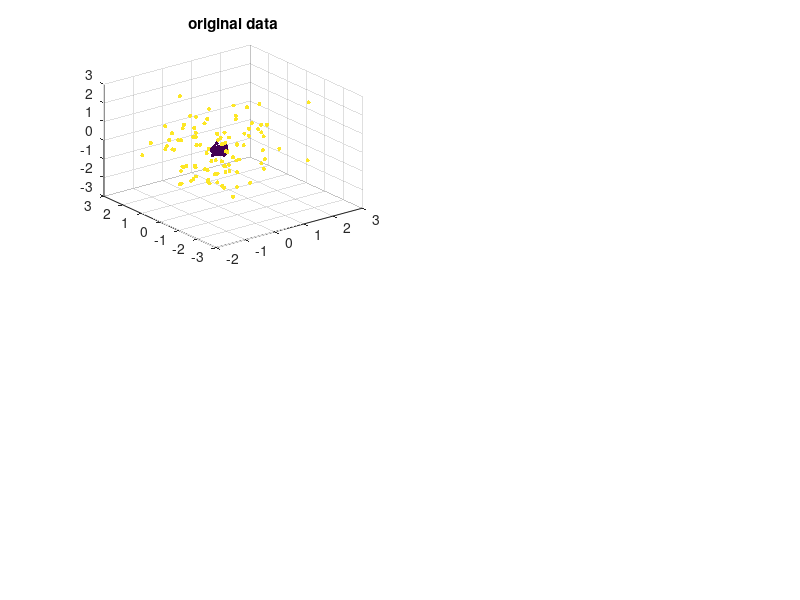

The MATLAB script that drew this image: (Note: this script raises an error after producing the figure.)
%% Run this file to see the results of CPM on a number of examples

% The first seven examples are used to show that CPM can preserve geometric structures of the data

% The last two examples use CPM to reveal the geometric structure of the MNIST and the COIL 20 dataset 
clear all; close all
addpath('drtoolbox')
%% Example 1: enclosing clusters
data = [0.1*randn(100,3);randn(100,3)];%;
C = [ones(100,1); 2*ones(100,1)];
figure(1); title(' enclosing clusters')
subplot(2,2,1);scatter3(data(:,1),data(:,2),data(:,3),9,C,'filled'); title('original data');pause(.1);
pause(1);
ydata = compute_mapping(data,'PCA',2);
subplot(2,2,2); scatter(ydata(:,1),ydata(:,2),9,C,'filled'); title('PCA');pause(.1);
pause(.1);
ydata = compute_mapping(data,'tSNE',2);
subplot(2,2,3); scatter(ydata(:,1),ydata(:,2),9,C,'filled'); title('tSNE');pause(.1);
pause(.1);
ydata = cpm(data,2,0,1000);
subplot(2,2,4); scatter(ydata(:,1),ydata(:,2),9,C,'filled'); title('CPM');
disp('press any key to run the next example')
pause;

%% Example 2: 3 clusters of different sizes and distances
close all;
N = 2^8; % number of points considered
data = [rand(N,20);[rand(N,1)+1.5,rand(N,19)];[rand(N,1)+8,rand(N,19)]];
C = [ones(N,1); 2*ones(N,1); 3*ones(N,1)];
figure(1); title(' 3 clusters of different sizes and distances'); 
subplot(2,2,1);scatter(data(:,1),data(:,2),9,C,'filled'); title('original data:'); pause(.1);
ydata = compute_mapping(data,'PCA',2);
subplot(2,2,2); scatter(ydata(:,1),ydata(:,2),9,C,'filled'); title('PCA'); pause(.1);
ydata = compute_mapping(data,'tSNE',2);
subplot(2,2,3); scatter(ydata(:,1),ydata(:,2),9,C,'filled'); title('tSNE'); pause(.1);
ydata = cpm(data,2,0,1000);
subplot(2,2,4); scatter(ydata(:,1),ydata(:,2),9,C,'filled'); title('CPM');
disp('press any key to run the next example')
pause;
%% Example 3: interlacing circles
close all;
t = 2*pi*randn(N,1);
x = cos(t)+randn(N,1)*0.1; y = sin(t)+randn(N,1)*0.1;
data = [x,y];
x =  cos(t)+randn(N,1)*0.1+0.5;  y = sin(t)+randn(N,1)*0.1;
data = [data,zeros(N,1);zeros(N,1),x,y];
C = [ones(N,1); 2*ones(N,1)];
figure(1);  title('interlacing circles')
subplot(2,2,1);scatter3(data(:,1),data(:,2),data(:,3),9,C,'filled'); title('original data'); pause(.1);
ydata = compute_mapping(data,'PCA',2);
subplot(2,2,2); scatter(ydata(:,1),ydata(:,2),9,C,'filled'); title('PCA');pause(.1);

ydata = compute_mapping(data,'tSNE',2);
subplot(2,2,3); scatter(ydata(:,1),ydata(:,2),9,C,'filled'); title('tSNE'); pause(.1);
ydata = cpm(data,2,0,1000);
subplot(2,2,4); scatter(ydata(:,1),ydata(:,2),9,C,'filled'); title('CPM');
disp('press any key to run the next example')
pause;


%% Example 4:three clusters connected by a line.
clear all
close all
p=20;
data = [randn(200,p);randn(200,p)+3/sqrt(p);[0:1:199]'*1/sqrt(p)*ones(1,p)];
data = [data; 3*randn(400,p)+100/sqrt(p)];

C=[ones(200,1);ones(200,1)*2;ones(200,1)*3;ones(400,1)*4];
figure(1); title('Two clusters connected by a line')
subplot(2,2,1);scatter3(data(:,1),data(:,2),data(:,3),9,C,'filled'); title('data: three clusters connected by a line, first 3 dims'); pause(.1);
ydata = compute_mapping(data,'PCA',2);
subplot(2,2,2); scatter(ydata(:,1),ydata(:,2),9,C,'filled'); title('PCA');pause(.1);
ydata = compute_mapping(data,'tSNE',2);
subplot(2,2,3); scatter(ydata(:,1),ydata(:,2),9,C,'filled'); title('tSNE');pause(.1);
ydata = cpm(data,2,0,1000);
subplot(2,2,4); scatter(ydata(:,1),ydata(:,2),9,C,'filled'); title('CPM');
disp('press any key to run the next example')
pause;

%% Example 5: augmented swiss roll
close all
N = 2^10; % number of points considered
t = rand(1,N);
t = sort(2*pi*sqrt(t))'; 
z = 4*pi*rand(N,1); % random heights
x = (t+.1).*cos(t);
y = (t+.1).*sin(t);
w = .5*pi*randn(N,1);
data = [x,y,z,w,randn(N,1)*6,randn(N,1)*6];
%data = data + randn(size(data));
C = ind2rgb(uint8(256*(t.^2+1)/max(t.^2+1)),jet(256));
C = squeeze(C);

figure(1); 
subplot(2,2,1);scatter3(data(:,1),data(:,2),data(:,3),9,C,'filled'); title('data: augmented swiss roll'); pause(.1);
ydata = compute_mapping(data,'Isomap',2);
subplot(2,2,2); scatter(ydata(:,1),ydata(:,2),9,C,'filled'); title('Isomap');pause(.1);
ydata = compute_mapping(data,'tSNE',2);
subplot(2,2,3); scatter(ydata(:,1),ydata(:,2),9,C,'filled'); title('tSNE');pause(.1);
ydata = cpm(data,2,1,1000);
subplot(2,2,4); scatter(ydata(:,1),ydata(:,2),9,C,'filled'); title('CPM');
disp('press any key to run the next example')
pause;

%% Example 6: enclosing balls
clear all
close all
n = 20;
N = 1000;
data=randn(N,n);
X1 = data;
d = sqrt(diag(X1*X1'));
r = prctile(sort(d),30);
    for i=1:size(data,1)
    if norm(data(i,:))<r
        C(i) = 1;
    else
        C(i) = 2;
    end
    end
figure(1);
subplot(2,2,1);scatter3(data(:,1),data(:,2),data(:,3),9,C,'filled'); title(' non-overlapping ball and shell: first three dimensions'); pause(.1);
ydata = compute_mapping(data,'PCA',2);
subplot(2,2,2); scatter(ydata(:,1),ydata(:,2),9,C,'filled'); title('PCA');pause(.1);
ydata = compute_mapping(data,'tSNE',2);
subplot(2,2,3); scatter(ydata(:,1),ydata(:,2),9,C,'filled'); title('tSNE');pause(.1);
ydata = cpm(data,2,0,1000);
subplot(2,2,4); scatter(ydata(:,1),ydata(:,2),9,C,'filled'); title('CPM');
disp('press any key to run the next example')
pause;

%% Example 7: Tree
close all; clear all;
t = 0:0.03:6;
t=t';
branch1 = [zeros(size(t)),t];
branch2 = [2*t, 1/2*t];
branch3 = [2*t, 1/2*t+1/2];
branch4 = [-2*t,1/2*t+1/4];
branch5 = [-2*t,1/2*t+3/4];
data = [branch1;branch2;branch3;branch4;branch5];
C = kron(1:5,ones(1,length(t)));
figure(1);
subplot(2,2,1);scatter(data(:,1),data(:,2),9,C,'filled'); title('True data'); pause(.1);
ydata = compute_mapping(data,'PCA',2);
subplot(2,2,2); scatter(ydata(:,1),ydata(:,2),9,C,'filled'); title('PCA');pause(.1);
ydata = compute_mapping(data,'tSNE',2);
subplot(2,2,3); scatter(ydata(:,1),ydata(:,2),9,C,'filled'); title('tSNE');pause(.1);
ydata = cpm(data,2,0,1000);
subplot(2,2,4); scatter(ydata(:,1),ydata(:,2),9,C,'filled'); title('CPM');
disp('press any key to run the next example')
pause;
%% Example 8: MNIST 
clear all; close all;
load('mnist_test.mat');
k = randperm(10000);
% randomly sample 1000 samples
data = test_X(k(1:1500),:); 
C = test_labels(k(1:1500));
% ind = find(C==5 | C==10);
% x=data(ind,:);
%  C=C(ind);
%  C(C==5)=1;
%  C(C==10)=2;
figure(1); 
disp('Running PCA....')
ydata = compute_mapping(data,'PCA',2);
subplot(2,2,1); scatter(ydata(:,1),ydata(:,2),9,C,'filled'); title('MNIST result by PCA');pause(.1);
disp('Running tSNE....')
ydata = compute_mapping(data,'tSNE',2,0);
subplot(2,2,2); scatter(ydata(:,1),ydata(:,2),9,C,'filled'); title('tSNE');pause(.1);
disp('Running CPM....')
ydata = cpm(data,2,1,1000);
subplot(2,2,3); scatter(ydata(:,1),ydata(:,2),9,C,'filled'); title('CPM');pause(.1);
disp('Running CPM with geodesic distance....')
ydata = cpm(data,2,1,1000,1);
figure(1);
subplot(2,2,4); scatter(ydata(:,1),ydata(:,2),9,C,'filled'); title('CPM with extra compelling force');
disp('press any key to run the next example')
pause;
%% Example 9: COIL20
close all; clear all;
disp('Importing Coil20 dataset')
load('COIL20');
data = fea; C = gnd;
figure(1); 
disp('Running PCA....')
ydata = compute_mapping(data,'PCA',2); 
subplot(3,2,1); scatter(ydata(:,1),ydata(:,2),9,C,'filled'); title('COIL 20 result by PCA');pause(.1);
disp('Running tSNE....')
ydata = compute_mapping(data,'tSNE',2,0); 
subplot(3,2,2); scatter(ydata(:,1),ydata(:,2),9,C,'filled'); title('tSNE'); pause(.1);
disp('Running CPM....')
ydata = cpm(data,3,0,1500);
subplot(2,2,3); scatter3(ydata(:,1),ydata(:,2),ydata(:,3),9,C,'filled'); title('CPM with Euclidean distance');pause(.1);
disp('Running CPM with geodesic distance....')
ydata = cpm(data,3,1,600);
subplot(2,2,4); scatter3(ydata(:,1),ydata(:,2),ydata(:,3),9,C,'filled'); title('CPM with geodesic distance');

